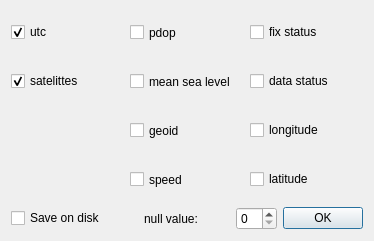
<?xml version="1.0" encoding="UTF-8"?>
<ui version="4.0">
 <class>Dialog</class>
 <widget class="QDialog" name="Dialog">
  <property name="geometry">
   <rect>
    <x>0</x>
    <y>0</y>
    <width>374</width>
    <height>241</height>
   </rect>
  </property>
  <property name="windowTitle">
   <string>Dialog</string>
  </property>
  <layout class="QVBoxLayout" name="verticalLayout">
   <item>
    <layout class="QGridLayout" name="gridLayout_2">
     <property name="sizeConstraint">
      <enum>QLayout::SetDefaultConstraint</enum>
     </property>
     <item row="1" column="1">
      <widget class="QCheckBox" name="mslCheck">
       <property name="sizePolicy">
        <sizepolicy hsizetype="Minimum" vsizetype="Expanding">
         <horstretch>0</horstretch>
         <verstretch>0</verstretch>
        </sizepolicy>
       </property>
       <property name="text">
        <string>mean sea level</string>
       </property>
      </widget>
     </item>
     <item row="0" column="1">
      <widget class="QCheckBox" name="hdopCheck">
       <property name="sizePolicy">
        <sizepolicy hsizetype="Minimum" vsizetype="Expanding">
         <horstretch>0</horstretch>
         <verstretch>0</verstretch>
        </sizepolicy>
       </property>
       <property name="text">
        <string>pdop</string>
       </property>
      </widget>
     </item>
     <item row="3" column="1">
      <widget class="QCheckBox" name="speedCheck">
       <property name="sizePolicy">
        <sizepolicy hsizetype="Minimum" vsizetype="Expanding">
         <horstretch>0</horstretch>
         <verstretch>0</verstretch>
        </sizepolicy>
       </property>
       <property name="text">
        <string>speed</string>
       </property>
      </widget>
     </item>
     <item row="2" column="1">
      <widget class="QCheckBox" name="geoidCheck">
       <property name="sizePolicy">
        <sizepolicy hsizetype="Minimum" vsizetype="Expanding">
         <horstretch>0</horstretch>
         <verstretch>0</verstretch>
        </sizepolicy>
       </property>
       <property name="text">
        <string>geoid</string>
       </property>
      </widget>
     </item>
     <item row="1" column="0">
      <widget class="QCheckBox" name="svCheck">
       <property name="text">
        <string>satelittes</string>
       </property>
       <property name="checked">
        <bool>true</bool>
       </property>
      </widget>
     </item>
     <item row="0" column="0">
      <widget class="QCheckBox" name="utcCheck">
       <property name="text">
        <string>utc</string>
       </property>
       <property name="checked">
        <bool>true</bool>
       </property>
       <property name="tristate">
        <bool>false</bool>
       </property>
      </widget>
     </item>
     <item row="0" column="2">
      <widget class="QCheckBox" name="fixstatusCheck">
       <property name="sizePolicy">
        <sizepolicy hsizetype="Minimum" vsizetype="Fixed">
         <horstretch>0</horstretch>
         <verstretch>0</verstretch>
        </sizepolicy>
       </property>
       <property name="text">
        <string>fix status</string>
       </property>
      </widget>
     </item>
     <item row="1" column="2">
      <widget class="QCheckBox" name="datastatusCheck">
       <property name="text">
        <string>data status</string>
       </property>
      </widget>
     </item>
     <item row="2" column="2">
      <widget class="QCheckBox" name="lonCheck">
       <property name="text">
        <string>longitude</string>
       </property>
      </widget>
     </item>
     <item row="3" column="2">
      <widget class="QCheckBox" name="latCheck">
       <property name="text">
        <string>latitude</string>
       </property>
      </widget>
     </item>
    </layout>
   </item>
   <item>
    <layout class="QHBoxLayout" name="horizontalLayout_2">
     <property name="sizeConstraint">
      <enum>QLayout::SetFixedSize</enum>
     </property>
     <item>
      <widget class="QCheckBox" name="saveCheck">
       <property name="sizePolicy">
        <sizepolicy hsizetype="Fixed" vsizetype="Fixed">
         <horstretch>0</horstretch>
         <verstretch>0</verstretch>
        </sizepolicy>
       </property>
       <property name="text">
        <string>Save on disk</string>
       </property>
      </widget>
     </item>
     <item>
      <spacer name="horizontalSpacer_2">
       <property name="orientation">
        <enum>Qt::Horizontal</enum>
       </property>
       <property name="sizeHint" stdset="0">
        <size>
         <width>40</width>
         <height>20</height>
        </size>
       </property>
      </spacer>
     </item>
     <item>
      <widget class="QLabel" name="label">
       <property name="text">
        <string>null value:</string>
       </property>
      </widget>
     </item>
     <item>
      <spacer name="horizontalSpacer">
       <property name="orientation">
        <enum>Qt::Horizontal</enum>
       </property>
       <property name="sizeType">
        <enum>QSizePolicy::Preferred</enum>
       </property>
       <property name="sizeHint" stdset="0">
        <size>
         <width>40</width>
         <height>20</height>
        </size>
       </property>
      </spacer>
     </item>
     <item>
      <widget class="QSpinBox" name="nullBox"/>
     </item>
     <item>
      <widget class="QDialogButtonBox" name="buttonBox">
       <property name="sizePolicy">
        <sizepolicy hsizetype="Expanding" vsizetype="Fixed">
         <horstretch>0</horstretch>
         <verstretch>0</verstretch>
        </sizepolicy>
       </property>
       <property name="standardButtons">
        <set>QDialogButtonBox::Ok</set>
       </property>
      </widget>
     </item>
    </layout>
   </item>
  </layout>
 </widget>
 <resources/>
 <connections>
  <connection>
   <sender>buttonBox</sender>
   <signal>accepted()</signal>
   <receiver>Dialog</receiver>
   <slot>accept()</slot>
   <hints>
    <hint type="sourcelabel">
     <x>156</x>
     <y>228</y>
    </hint>
    <hint type="destinationlabel">
     <x>156</x>
     <y>124</y>
    </hint>
   </hints>
  </connection>
 </connections>
</ui>
